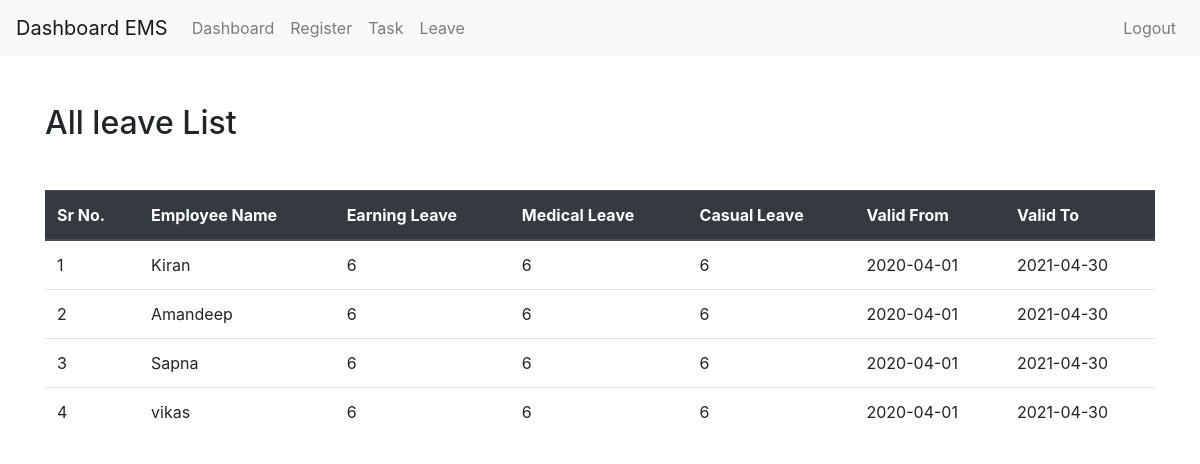
/admin/all-leave.php (signed in), run on the app's committed database.
### tables this page shows
CREATE TABLE `assign_leave` (
  `id` int(255) NOT NULL,
  `v_from` varchar(1000) NOT NULL,
  `v_to` varchar(1000) NOT NULL,
  `e_leave` varchar(1000) NOT NULL,
  `m_leave` varchar(1000) NOT NULL,
  `c_leave` varchar(1000) NOT NULL,
  `assign_to` int(255) NOT NULL,
  `assign_by` varchar(1000) NOT NULL,
  `modified_date` timestamp NOT NULL DEFAULT CURRENT_TIMESTAMP ON UPDATE CURRENT_TIMESTAMP
);

CREATE TABLE `users` (
  `user_id` int(255) NOT NULL,
  `name` varchar(1000) NOT NULL,
  `email` varchar(1000) NOT NULL,
  `password` varchar(1000) NOT NULL,
  `department` varchar(1000) NOT NULL,
  `role` varchar(100) NOT NULL,
  `created_on` timestamp NOT NULL DEFAULT CURRENT_TIMESTAMP ON UPDATE CURRENT_TIMESTAMP
);

### admin/all-leave.php (the view, shortened to what this page needs)
<?php
include '../auth/auth.php';
include 'header.php';
?>
<div class="admin-dashboard">
	<div class="container">
		<h2 class="mt-5 mb-5">All leave List</h2>
		<table class="table">
			<thead class="thead-dark">
				<tr>
					<th scope="col">Sr No.</th>
					<th scope="col">Employee Name</th>
					<th scope="col">Earning Leave</th>
					<th scope="col">Medical Leave</th>
					<th scope="col">Casual Leave</th>
					<th scope="col">Valid From</th>
					<th scope="col">Valid To</th>
				</tr>
			</thead>
			<tbody>
				<?php
				$i = 1;
				$query= "Select * from `assign_leave` t1 join 	`users` t2 on t1.assign_to=t2.user_id";
				$res= mysqli_query($conn, $query);
				$count= mysqli_num_rows($res);
				if($count>0){
					while ( $row= mysqli_fetch_array($res)) {
						?>
						<tr>
							<td><?php echo $i; ?></td>
							<td><?php echo $row['name']; ?></td>
							<td><?php echo $row['e_leave']; ?></td>
							<td><?php echo $row['m_leave']; ?></td>
							<td><?php echo $row['c_leave']; ?></td>
							<td><?php echo $row['v_from']; ?></td>
							<td><?php echo $row['v_to']; ?></td>
						</tr>
						<?php
						$i++;
					}
				}else{
					echo "No record found";
				} ?>
			</tbody>
		</table>
	</div>
</div>
<?php
include '../footer.php';
?>

### admin/header.php (shortened to what this page needs)
<!doctype html>
<html lang="en">
<head>
	<link rel="stylesheet" href="https://stackpath.bootstrapcdn.com/bootstrap/4.4.1/css/bootstrap.min.css" >
</head>
<body>
	<div class="top-nav">
		<nav class="navbar navbar-expand-lg navbar-light bg-light">
			<a class="navbar-brand" href="#">Dashboard EMS</a>
			<div class="collapse navbar-collapse" id="navbarSupportedContent">
				<ul class="navbar-nav mr-auto">
					<li class="nav-item ">
						<a class="nav-link" href="dashboard.php">Dashboard</a>
					</li><li class="nav-item ">
						<a class="nav-link" href="register.php">Register</a>
					</li>
					<li class="nav-item">
						<a class="nav-link" href="task.php">Task</a>
					</li>
					<li class="nav-item">
						<a class="nav-link" href="assign-leave.php">Leave</a>
					</li>
				</ul>
			</div>
			<div class="ml-auto">
				<ul class="navbar-nav mr-auto">
					<li class="nav-item">
						<a class="nav-link" href="logout.php">Logout</a>
					</li>
				</ul>
			</div>
		</nav>
	</div>
	<div class="content-part">

### footer.php (shortened to what this page needs)
</div>
  </body>
</html>

### data on the page
assign_leave: users.name "Kiran", e_leave "6", m_leave "6", c_leave "6", v_from "2020-04-01", v_to "2021-04-30"
assign_leave: users.name "Amandeep", e_leave "6", m_leave "6", c_leave "6", v_from "2020-04-01", v_to "2021-04-30"
assign_leave: users.name "Sapna", e_leave "6", m_leave "6", c_leave "6", v_from "2020-04-01", v_to "2021-04-30"
assign_leave: users.name "vikas", e_leave "6", m_leave "6", c_leave "6", v_from "2020-04-01", v_to "2021-04-30"
